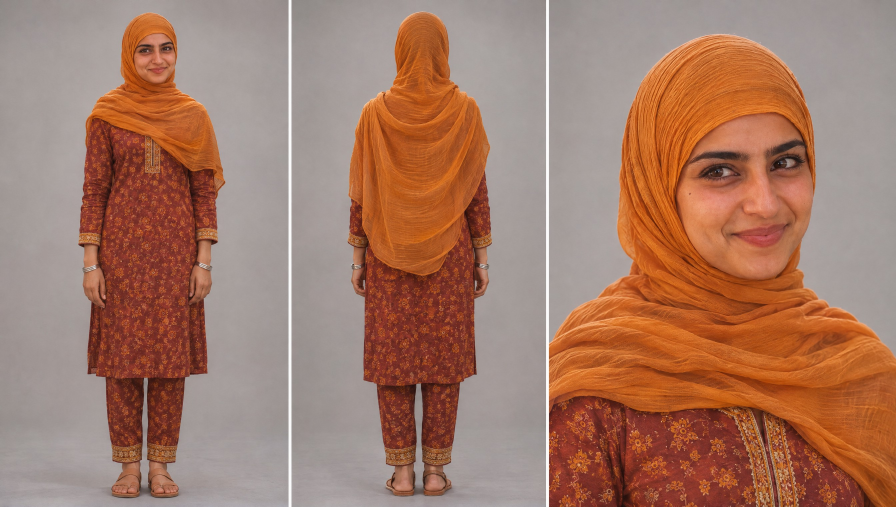
#> input picture bviro/aqr/characters/jokha_sheet.jpg, 2688 x 1520 px, given in place of P1_plate.png, which was not available (shown at 1/3 size)
$ python reel_finger.py ../../aqr/characters ../../aqr/characters/old_face.jpg
#> lines starting #> are read from the running program, lines starting #| are printed output that depends on the picture
"""Reel «إصبعك بيتحرك!» (one image per eye, workshop design).

Talking shots (A1..A5) are audio-driven clips made with the approved lip method (CHARACTER.md section 8); the three
explainer scenes (finger seen through the viewer's eyes, the two views merging, a view in each lens) are drawn here.

usage: python3 -I reel_finger.py WORK_DIR OUT_MP4 [--draft]
  WORK_DIR/img/    W1_hook.png W2_eye.png W3_lenses.png W4_wearing.png P1_plate.png P2_hand.png PROP_headset.png
  WORK_DIR/voice/  voice_main.wav   (the ElevenLabs take; it is the only audio in the result)
  WORK_DIR/clips/  A1.mp4 .. A5.mp4 (each made from LEAD seconds of silence + its voice segment)
  --draft          talking shots are replaced by their still pose (layout check only, never delivered as the video)
"""
import math
import os
import subprocess
import sys

import numpy as np
from PIL import Image, ImageDraw, ImageFilter, ImageFont

HERE = os.path.dirname(os.path.abspath(__file__))
B = os.path.dirname(os.path.dirname(HERE))  # bviro/
WORK, OUT = sys.argv[1], sys.argv[2]
DRAFT = "--draft" in sys.argv[3:]
W, H, FPS = 1080, 1920, 30
PURPLE, TURQ, DARK, WHITE = (127, 2, 254), (0, 205, 200), (43, 1, 87), (255, 255, 255)
CHIP, TCHIP = "chip", "tchip"

# ---- timeline, in the voice file's own time ------------------------------------------------------------------------
PRE = 0.10  # seconds of picture before the first word
HOLD = 0.60  # seconds held after the last word
LEAD = 0.25  # silence in front of each talking clip's audio
CUTS = [0.0, 2.39, 7.52, 9.34, 12.28, 14.54, 16.10, 18.28, 19.84]  # every cut sits inside a pause
# voice time at which each talking clip's audio segment starts (segment index -> seconds). The headset shot is cut
# 0.19 s later than its audio starts so that it does not open on a blink.
AUDIO_T0 = {0: 0.0, 2: 7.52, 4: 12.09, 6: 16.10, 7: 18.28}
SEGS = [("A1", "talk", "W1_hook"), ("B1", "pov", None), ("A2", "talk", "W2_eye"), ("B2", "merge", None),
        ("A3", "talk", "W3_lenses"), ("B3", "lens", None), ("A4", "talk", "W4_wearing"), ("A5", "talk", "W1_hook")]
TOTAL = PRE + CUTS[-1] + HOLD
NFRAMES = int(round(TOTAL * FPS))

# captions: name, lines, start, end (voice time), options
CARDS = [
    ("h1", [[("إصبعك بيتحرك..", WHITE)], [("وانت ما حركته!", CHIP)]], -PRE, 2.39, {}),
    ("p1", [[("مد إصبعك", WHITE)], [("قدام وجهك", TCHIP)]], 2.46, 3.95, {}),
    ("p2", [[("غمّض عين..", WHITE)]], 4.20, 5.06, {}),
    ("p3", [[("وبعدين الثانية", WHITE)]], 5.15, 6.12, {}),
    ("p4", [[("شفت؟", TURQ)]], 6.27, 6.80, {"size": 120}),
    ("p5", [[("تحرك!", CHIP)]], 6.90, 7.52, {"size": 120}),
    ("e1", [[("كل عين تشوفه", WHITE)], [("من مكان", TCHIP)]], 7.61, 9.34, {}),
    ("m1", [[("مخك يدمج", WHITE)], [("الصورتين", CHIP)]], 9.41, 10.85, {}),
    ("m2", [[("ويعرف", WHITE), ("المسافة", TCHIP)]], 10.90, 12.28, {}),
    ("v1", [[("نظارة الـVR", WHITE), ("نفس الحيلة", CHIP)]], 12.32, 14.54, {"size": 78, "cy": 1492}),
    ("v2", [[("تعطي كل عين", WHITE)], [("صورتها", TCHIP)]], 14.68, 16.10, {}),
    ("f1", [[("عشان كذا", WHITE)], [("تحس الشي قدامك", CHIP)]], 16.23, 18.28, {}),
    ("cta", [[("أرسله لواحد", WHITE)], [("يجرّبها", TCHIP)]], 18.40, CUTS[-1] + HOLD, {}),
]

# ---- explainer geometry (measured on the generated stills, in 1080x1920 units) ------------------------------------
DALLAH = (531.0, 705.0)  # centre of the dallah in the background plate
POV_ZOOM = 1.8  # the plate is shown this much larger
DALLAH_ON_SCREEN = (540.0, 760.0)
TIP = (497.0, 240.0)  # fingertip in the hand cut-out
HAND_ZOOM = 1.35
TIP_ON_SCREEN_Y = 560.0
SHIFT = 165.0  # how far the finger sits to each side when one eye is closed
# headset prop (2048x1360): lens centres and glass radius
LENS_L, LENS_R, LENS_RAD = (735.0, 827.0), (1308.0, 827.0), 192.0
PROP_SCALE = 0.732


def ease_out(x):
    x = min(max(x, 0.0), 1.0)
    return 1 - (1 - x) ** 3


def ease_io(x):
    x = min(max(x, 0.0), 1.0)
    return x * x * (3 - 2 * x)


def cairo(size, weight=900):
    f = ImageFont.truetype(f"{B}/fonts/Cairo-VF.ttf", size)
    f.set_variation_by_axes([weight, 0])
    return f


def tajawal(size):
    return ImageFont.truetype(f"{B}/fonts/Tajawal-Bold.ttf", size)


def tw(d, t, font):
    return d.textlength(t, font=font, direction="rtl", language="ar")


# [16 lines left out: function draw_line, not called in this run]


def caption_layer(lines, size=92, cy=1465, lead=1.36):
    font = cairo(size)
    layer = Image.new("RGBA", (W, H), (0, 0, 0, 0))
    step = int(size * lead)
    y0 = cy - step * (len(lines) - 1) / 2
    for i, segs in enumerate(lines):
        draw_line(layer, segs, font, y0 + i * step)
    sh = Image.new("RGBA", (W, H), (0, 0, 0, 0))
    a = layer.getchannel("A").filter(ImageFilter.GaussianBlur(14)).point(lambda v: int(v * 0.6))
    sh.paste((20, 0, 45, 255), (0, 10), a)
    full = Image.alpha_composite(sh, layer)
    box = full.getbbox()
    return full.crop(box), box


# [75 lines left out: functions handle_layer, eye_icon, eyes_hud, not called in this run]


# ---- assets --------------------------------------------------------------------------------------------------------
def load(name, mode="RGB"):
#> called with name = 'P1_plate', mode = 'RGB'
    return Image.open(f"{WORK}/img/{name}.png").convert(mode)
#> returned value is the input picture: PIL image 2688x1520 RGB; mean R, G, B 164, 121.9, 103


PLATE = load("P1_plate")
KP = PLATE.size[0] / W  # native pixels per 1080-unit
#> KP = 2.49
_hand = load("P2_hand", "RGBA")
#> call 2 of load, with name = 'P2_hand', mode = 'RGBA'
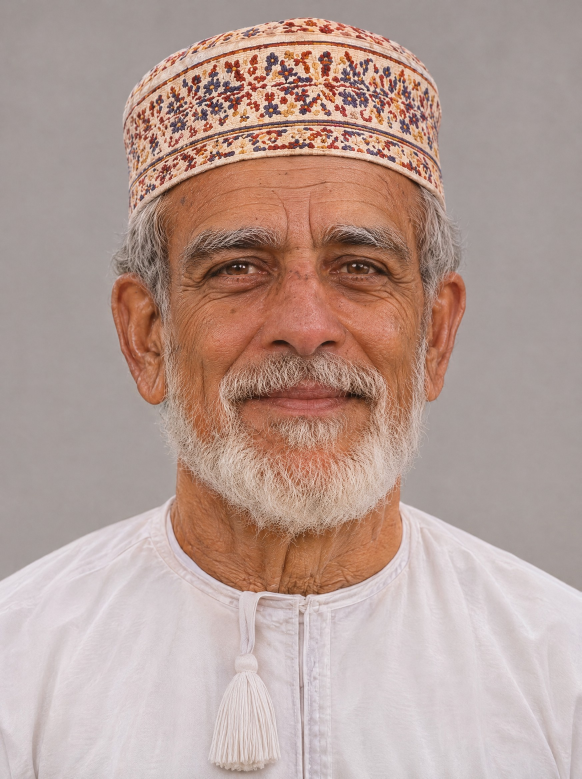
#> input picture bviro/aqr/characters/old_face.jpg, 1744 x 2336 px, given in place of P2_hand.png, which was not available (shown at 1/3 size)
HAND = _hand.resize((int(W * HAND_ZOOM), int(H * HAND_ZOOM)), Image.LANCZOS)
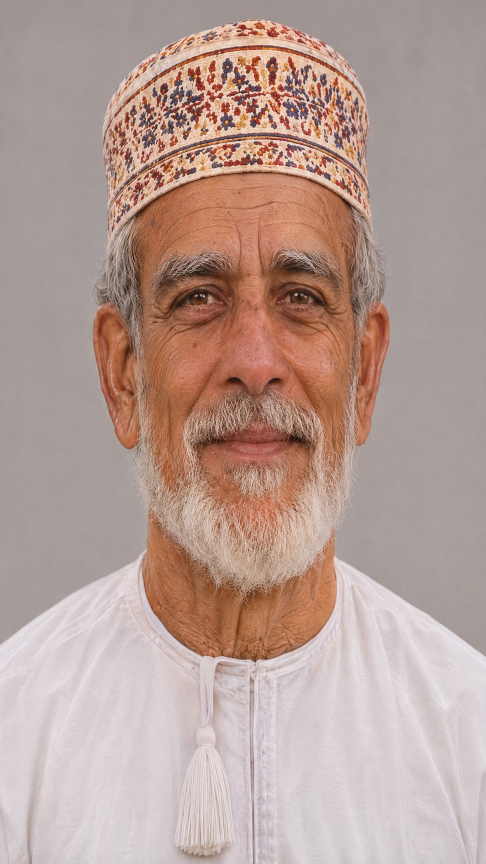
#> HAND: PIL image 1458x2592 RGBA (shown at 1/3 size); mean R, G, B, A 182.4, 158.1, 150, 255
PROP = load("PROP_headset", "RGBA")


# [25 lines left out: functions pov, paste_clip, not called in this run]


def brand_bg():
    yy, xx = np.mgrid[0:H, 0:W].astype(np.float32)
    base = np.zeros((H, W, 3), np.float32)
    t = (yy / H)[..., None]
    base += np.array([26, 2, 58], np.float32) * (1 - t) + np.array([52, 4, 108], np.float32) * t
    g1 = np.exp(-(((xx - 540) / 620) ** 2 + ((yy - 760) / 700) ** 2))[..., None]
    base += g1 * np.array([70, 8, 150], np.float32) * 0.55
    g2 = np.exp(-(((xx - 980) / 420) ** 2 + ((yy - 1750) / 420) ** 2))[..., None]
    base += g2 * np.array([0, 150, 150], np.float32) * 0.30
    rng = np.random.default_rng(7)
    base += rng.normal(0, 1.2, (H, W, 1)).astype(np.float32)
    return Image.fromarray(np.clip(base, 0, 255).astype(np.uint8))


BG = brand_bg()
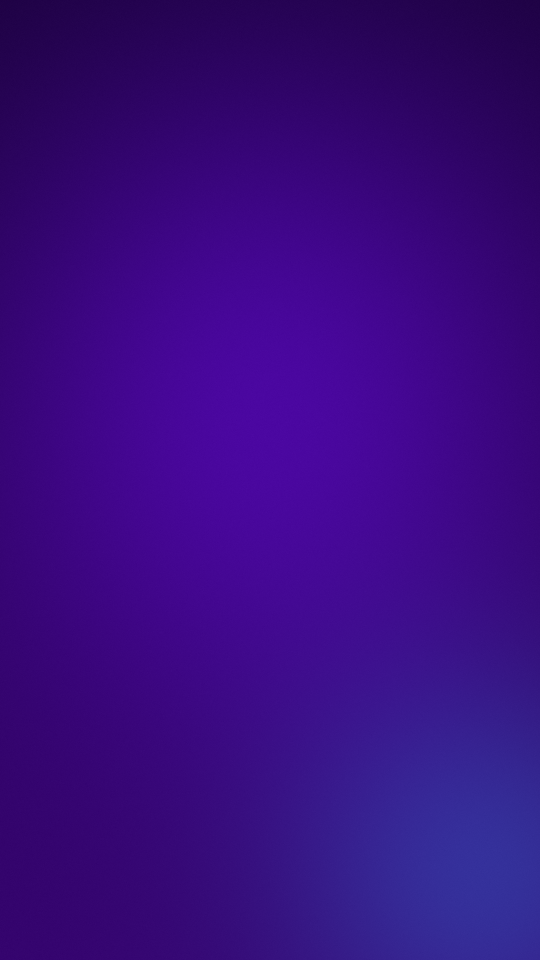
#> BG: PIL image 1080x1920 RGB (shown at 1/2 size); mean R, G, B 56.9, 10, 127.3


# [20 lines left out: functions rounded_mask, card, not called in this run]


VIEW_BOX = (540 - 330, 760 - 340, 540 + 330, 760 + 558)  # the part of the POV picture shown on cards (660x900)


# [12 lines left out: function eye_tag, not called in this run]


# ---- scenes --------------------------------------------------------------------------------------------------------
# finger side per eye state: left eye closed -> seen by the right eye -> the finger sits to the LEFT of the dallah
POV_EVENTS = [(4.25, -1), (5.30, +1), (6.30, -1), (6.62, +1), (6.93, -1), (7.24, +1)]  # (voice time, side)


# [109 lines left out: functions scene_pov, scene_merge, lens_disc, scene_lens, not called in this run]


# ---- talking shots -------------------------------------------------------------------------------------------------
class Clip:
    """Sequential reader of a talking clip, resampled to FPS."""

    # [37 lines left out: functions __init__, read, close, punch, talk_zoom, not called in this run]


# ---- render --------------------------------------------------------------------------------------------------------
def main():
    caps = []
    for name, lines, a, b, opt in CARDS:
        img, box = caption_layer(lines, **opt)
        caps.append((name, img, box, a, b))
    handle = handle_layer()
    enc = subprocess.Popen(["ffmpeg", "-v", "error", "-y", "-f", "rawvideo", "-pix_fmt", "rgb24", "-s", f"{W}x{H}", "-r", str(FPS), "-i", "-",
                            "-i", f"{WORK}/voice/voice_main.wav",
                            "-filter_complex", f"[1:a]adelay={int(PRE * 1000)}:all=1,loudnorm=I=-14:TP=-1.5:LRA=11,apad[a]",
                            "-map", "0:v", "-map", "[a]", "-t", f"{NFRAMES / FPS:.4f}",
                            "-c:v", "libx264", "-crf", "17", "-preset", "slow", "-pix_fmt", "yuv420p", "-c:a", "aac", "-b:a", "192k", "-ar", "48000",
                            "-movflags", "+faststart", OUT], stdin=subprocess.PIPE)
    cur, clip, still = -1, None, None
    for n in range(NFRAMES):
        t = n / FPS - PRE
        seg = max(i for i in range(len(SEGS)) if t >= CUTS[i] or i == 0)
        seg = min(seg, len(SEGS) - 1)
        name, kind, pose = SEGS[seg]
        if seg != cur:
            if clip:
                clip.close()
                clip = None
            cur = seg
            if kind == "talk":
                if DRAFT:
                    still = load(pose).resize((W, H), Image.LANCZOS)
                else:
                    clip = Clip(f"{WORK}/clips/{name}.mp4", LEAD + (t - AUDIO_T0[seg]))
        if kind == "talk":
            fr = punch(still if DRAFT else clip.read(), talk_zoom(seg, t))
        elif kind == "pov":
            fr = scene_pov(t)
        elif kind == "merge":
            fr = scene_merge(t)
        else:
            fr = scene_lens(t)
        fr = fr.convert("RGBA")
        for cname, img, box, a, b in caps:
            if a <= t < b:
                k = ease_out((t - a) / 0.14) if a > -PRE else 1.0
                if k < 1:
                    s = 0.84 + 0.16 * k
                    im2 = img.resize((max(1, int(img.size[0] * s)), max(1, int(img.size[1] * s))), Image.LANCZOS)
                    im2.putalpha(im2.getchannel("A").point(lambda v: int(v * k)))
                    cx, cy = (box[0] + box[2]) / 2, (box[1] + box[3]) / 2
                    paste_clip(fr, im2, int(cx - im2.size[0] / 2), int(cy - im2.size[1] / 2))
                else:
                    fr.alpha_composite(img, (box[0], box[1]))
        fr.alpha_composite(handle)
        if DRAFT and kind == "talk":
            d = ImageDraw.Draw(fr)
            d.rounded_rectangle([40, 150, 400, 226], radius=20, fill=(200, 30, 30, 235))
            d.text((220, 190), "مسودة: بدون كلام", font=tajawal(38), fill=WHITE, anchor="mm", direction="rtl", language="ar")
        enc.stdin.write(fr.convert("RGB").tobytes())
    if clip:
        clip.close()
    enc.stdin.close()
    assert enc.wait() == 0
    print("ok", OUT, NFRAMES, "frames", round(NFRAMES / FPS, 3), "s")


if __name__ == "__main__":
#> (the run stopped early here; a loop or call above may not have finished)
